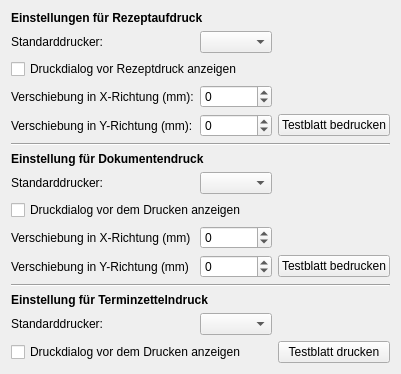
<?xml version="1.0" encoding="UTF-8"?>
<ui version="4.0">
 <class>ConfPrinter</class>
 <widget class="QWidget" name="ConfPrinter">
  <property name="geometry">
   <rect>
    <x>0</x>
    <y>0</y>
    <width>400</width>
    <height>354</height>
   </rect>
  </property>
  <property name="windowTitle">
   <string>Form</string>
  </property>
  <layout class="QGridLayout">
   <item row="0" column="0" colspan="2">
    <widget class="QLabel" name="label_11">
     <property name="font">
      <font>
       <weight>75</weight>
       <bold>true</bold>
      </font>
     </property>
     <property name="text">
      <string>Einstellungen für Rezeptaufdruck</string>
     </property>
    </widget>
   </item>
   <item row="1" column="0">
    <widget class="QLabel" name="label_14">
     <property name="text">
      <string>Standarddrucker:</string>
     </property>
    </widget>
   </item>
   <item row="1" column="1">
    <widget class="QComboBox" name="cbPrinter"/>
   </item>
   <item row="2" column="0" colspan="3">
    <widget class="QCheckBox" name="cbShowPrnDlg">
     <property name="text">
      <string>Druckdialog vor Rezeptdruck anzeigen</string>
     </property>
    </widget>
   </item>
   <item row="3" column="0">
    <widget class="QLabel" name="label_12">
     <property name="text">
      <string>Verschiebung in X-Richtung (mm):</string>
     </property>
    </widget>
   </item>
   <item row="3" column="1">
    <widget class="QSpinBox" name="spOfsX">
     <property name="maximumSize">
      <size>
       <width>100</width>
       <height>16777215</height>
      </size>
     </property>
     <property name="minimum">
      <number>-100</number>
     </property>
     <property name="maximum">
      <number>100</number>
     </property>
    </widget>
   </item>
   <item row="4" column="0">
    <widget class="QLabel" name="label_13">
     <property name="text">
      <string>Verschiebung in Y-Richtung (mm):</string>
     </property>
    </widget>
   </item>
   <item row="4" column="1">
    <widget class="QSpinBox" name="spOfsY">
     <property name="maximumSize">
      <size>
       <width>100</width>
       <height>16777215</height>
      </size>
     </property>
     <property name="minimum">
      <number>-100</number>
     </property>
     <property name="maximum">
      <number>100</number>
     </property>
    </widget>
   </item>
   <item row="7" column="0" colspan="2">
    <widget class="QLabel" name="label">
     <property name="font">
      <font>
       <weight>75</weight>
       <bold>true</bold>
      </font>
     </property>
     <property name="text">
      <string>Einstellung für Dokumentendruck</string>
     </property>
    </widget>
   </item>
   <item row="9" column="0" colspan="2">
    <widget class="QCheckBox" name="cbShowPrnDlgDoc">
     <property name="text">
      <string>Druckdialog vor dem Drucken anzeigen</string>
     </property>
    </widget>
   </item>
   <item row="8" column="0">
    <widget class="QLabel" name="label_2">
     <property name="text">
      <string>Standarddrucker:</string>
     </property>
    </widget>
   </item>
   <item row="8" column="1">
    <widget class="QComboBox" name="cbPrinterDoc"/>
   </item>
   <item row="13" column="0" colspan="2">
    <widget class="QLabel" name="label_3">
     <property name="font">
      <font>
       <weight>75</weight>
       <bold>true</bold>
      </font>
     </property>
     <property name="text">
      <string>Einstellung für Terminzettelndruck</string>
     </property>
    </widget>
   </item>
   <item row="14" column="0">
    <widget class="QLabel" name="label_4">
     <property name="text">
      <string>Standarddrucker:</string>
     </property>
    </widget>
   </item>
   <item row="14" column="1">
    <widget class="QComboBox" name="cbPrinterDates"/>
   </item>
   <item row="15" column="0" colspan="2">
    <widget class="QCheckBox" name="cbShowPrnDlgDates">
     <property name="text">
      <string>Druckdialog vor dem Drucken anzeigen</string>
     </property>
    </widget>
   </item>
   <item row="12" column="0" colspan="3">
    <widget class="Line" name="line">
     <property name="orientation">
      <enum>Qt::Horizontal</enum>
     </property>
    </widget>
   </item>
   <item row="6" column="0" colspan="3">
    <widget class="Line" name="line_2">
     <property name="orientation">
      <enum>Qt::Horizontal</enum>
     </property>
    </widget>
   </item>
   <item row="4" column="2">
    <widget class="QPushButton" name="pbTestPrint">
     <property name="text">
      <string>Testblatt bedrucken</string>
     </property>
    </widget>
   </item>
   <item row="15" column="2">
    <widget class="QPushButton" name="pbTestPrintDates">
     <property name="text">
      <string>Testblatt drucken</string>
     </property>
    </widget>
   </item>
   <item row="10" column="0">
    <widget class="QLabel" name="label_5">
     <property name="text">
      <string>Verschiebung in X-Richtung (mm)</string>
     </property>
    </widget>
   </item>
   <item row="10" column="1">
    <widget class="QSpinBox" name="spDocOfsX">
     <property name="minimum">
      <number>-100</number>
     </property>
     <property name="maximum">
      <number>100</number>
     </property>
    </widget>
   </item>
   <item row="11" column="0">
    <widget class="QLabel" name="label_6">
     <property name="text">
      <string>Verschiebung in Y-Richtung (mm)</string>
     </property>
    </widget>
   </item>
   <item row="11" column="1">
    <widget class="QSpinBox" name="spDocOfsY">
     <property name="minimum">
      <number>-100</number>
     </property>
     <property name="maximum">
      <number>100</number>
     </property>
    </widget>
   </item>
   <item row="11" column="2">
    <widget class="QPushButton" name="pbTestPrintDoc">
     <property name="text">
      <string>Testblatt bedrucken</string>
     </property>
    </widget>
   </item>
  </layout>
 </widget>
 <tabstops>
  <tabstop>cbPrinter</tabstop>
  <tabstop>cbShowPrnDlg</tabstop>
  <tabstop>spOfsX</tabstop>
  <tabstop>spOfsY</tabstop>
  <tabstop>pbTestPrint</tabstop>
  <tabstop>cbPrinterDoc</tabstop>
  <tabstop>cbShowPrnDlgDoc</tabstop>
  <tabstop>spDocOfsX</tabstop>
  <tabstop>spDocOfsY</tabstop>
  <tabstop>pbTestPrintDoc</tabstop>
  <tabstop>cbPrinterDates</tabstop>
  <tabstop>cbShowPrnDlgDates</tabstop>
  <tabstop>pbTestPrintDates</tabstop>
 </tabstops>
 <resources/>
 <connections/>
</ui>
